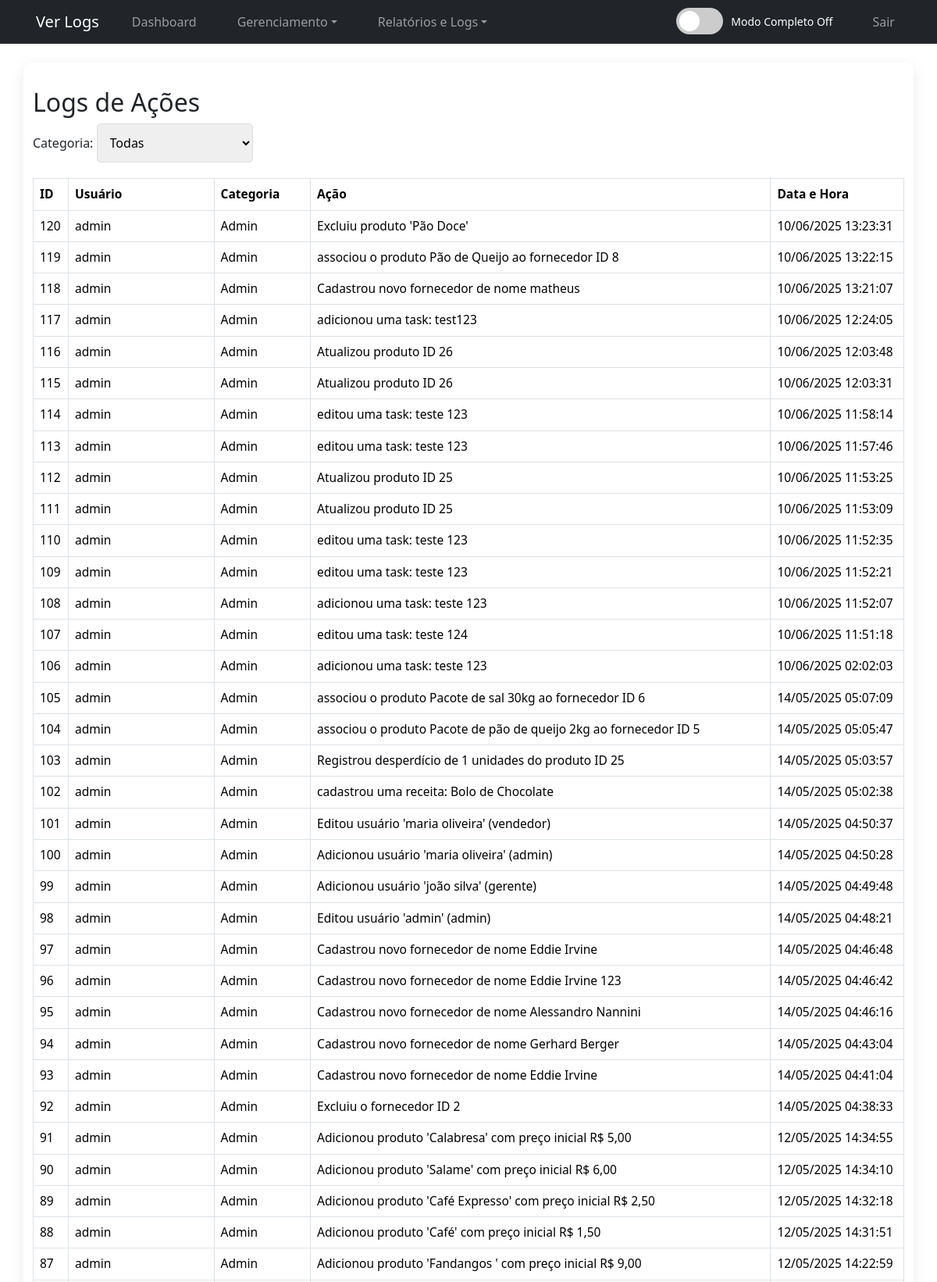
Page /ver_logs.php (signed in, upper part) on the committed database.
### tables this page shows
CREATE TABLE `logs` (
  `id` int(11) NOT NULL AUTO_INCREMENT,
  `usuario_id` int(11) DEFAULT NULL,
  `acao` varchar(255) NOT NULL,
  `data_acao` timestamp NOT NULL DEFAULT current_timestamp(),
  PRIMARY KEY (`id`),
  KEY `fk_usuario` (`usuario_id`),
  CONSTRAINT `fk_usuario` FOREIGN KEY (`usuario_id`) REFERENCES `usuarios` (`id`)
);

CREATE TABLE `usuarios` (
  `id` int(11) NOT NULL AUTO_INCREMENT,
  `usuario` varchar(50) NOT NULL,
  `cpf` varchar(14) DEFAULT NULL,
  `email` varchar(100) DEFAULT NULL,
  `perfil` enum('admin','gerente','vendedor') NOT NULL DEFAULT 'vendedor',
  `senha` varchar(255) NOT NULL,
  PRIMARY KEY (`id`),
  UNIQUE KEY `usuario` (`usuario`),
  UNIQUE KEY `cpf` (`cpf`),
  UNIQUE KEY `email` (`email`)
);

### ver_logs.php (the view, shortened to what this page needs)
<?php
require_once 'conexao.php';
$sql = "SELECT l.id, l.usuario_id, u.usuario, u.perfil, l.acao, l.data_acao
        FROM logs l
        LEFT JOIN usuarios u ON l.usuario_id = u.id
        WHERE 1=1";
$sql .= " ORDER BY l.data_acao DESC";
$stmt = $conexao->prepare($sql);
$stmt->execute();
$resultado = $stmt->get_result();
$logs = $resultado->fetch_all(MYSQLI_ASSOC);
?>
<!DOCTYPE html>
<html lang="pt-BR">
<head>
    <link rel="stylesheet" href="style.css">
    <link href="https://cdn.jsdelivr.net/npm/bootstrap@5.3.3/dist/css/bootstrap.min.css" rel="stylesheet">
</head>
<body>
    <?php include 'navbar.php'; ?>
    <div class="container mt-4">
        <h2>Logs de Ações</h2>
        <div class="filter-group">
            <form method="GET" action="ver_logs.php">
                <label for="categoria">Categoria:</label>
                <select id="categoria" name="categoria" onchange="this.form.submit()">
                    <option value="">Todas</option>
                </select>
            </form>
        </div>
        <?php if (empty($logs)): ?>
            <p>Nenhum log registrado ainda.</p>
        <?php else: ?>
            <table class="table table-bordered">
                <thead>
                    <tr>
                        <th>ID</th>
                        <th>Usuário</th>
                        <th>Categoria</th>
                        <th>Ação</th>
                        <th>Data e Hora</th>
                    </tr>
                </thead>
                <tbody>
                    <?php foreach ($logs as $log): ?>
                        <tr>
                            <td><?php echo htmlspecialchars($log['id']); ?></td>
                            <td><?php echo htmlspecialchars($log['usuario'] ?? 'Usuário Desconhecido'); ?></td>
                            <td><?php echo htmlspecialchars(ucfirst($log['perfil'] ?? 'Desconhecido')); ?></td>
                            <td><?php echo htmlspecialchars($log['acao']); ?></td>
                            <td><?php echo date('d/m/Y H:i:s', strtotime($log['data_acao'])); ?></td>
                        </tr>
                    <?php endforeach; ?>
                </tbody>
            </table>
        <?php endif; ?>
    </div>
</body>
</html>

### style.css (style rules this page uses)
* { margin: 0; padding: 0; box-sizing: border-box; }
body { font-family: 'Segoe UI', Arial, sans-serif; background-color: #f5f6fa; color: #333; line-height: 1.6; min-height: 100vh; }
.container { width: 90%; max-width: 950px; margin: 40px auto; background: #fff; padding: 32px 28px; box-shadow: 0 4px 18px rgba(0,0,0,0.08); border-radius: 10px; }
h2, h3 { color: #2c3e50; margin-bottom: 18px; font-weight: 600; }
h2 { font-size: 1.5rem; }
input, select, textarea, button { width: 100%; padding: 12px; margin: 10px 0; border-radius: 5px; border: 1px solid #ddd; font-size: 1rem; transition: border-color 0.3s; }
table, .result-table, .items-table, .history-table { width: 100%; border-collapse: collapse; margin-top: 20px; font-size: 0.97rem; background: #fff; }
th, td { padding: 12px 15px; border: 1px solid #ddd; text-align: left; }
th { background: #2c3e50; color: #fff; font-weight: bold; }
tr:nth-child(even) { background: #f9f9f9; }

### ver_logs.php (style rules this page uses)
.filter-group { margin-bottom: 20px; }
.filter-group select { width: 200px; margin-right: 10px; }
table { width: 100%; border-collapse: collapse; }
th, td { padding: 10px; border: 1px solid #ddd; text-align: left; }
th { background-color: #f2f2f2; }

### rows in the picture
logs: id "120", usuario.usuario "admin", usuario.perfil "Admin", acao "Excluiu produto 'Pão Doce'", data_acao "10/06/2025 13:23:31"
logs: id "119", usuario.usuario "admin", usuario.perfil "Admin", acao "associou o produto Pão de Queijo ao fornecedor ID 8", data_acao "10/06/2025 13:22:15"
logs: id "118", usuario.usuario "admin", usuario.perfil "Admin", acao "Cadastrou novo fornecedor de nome matheus", data_acao "10/06/2025 13:21:07"
logs: id "117", usuario.usuario "admin", usuario.perfil "Admin", acao "adicionou uma task: test123", data_acao "10/06/2025 12:24:05"
logs: id "116", usuario.usuario "admin", usuario.perfil "Admin", acao "Atualizou produto ID 26", data_acao "10/06/2025 12:03:48"
logs: id "115", usuario.usuario "admin", usuario.perfil "Admin", acao "Atualizou produto ID 26", data_acao "10/06/2025 12:03:31"
logs: id "114", usuario.usuario "admin", usuario.perfil "Admin", acao "editou uma task: teste 123", data_acao "10/06/2025 11:58:14"
logs: id "113", usuario.usuario "admin", usuario.perfil "Admin", acao "editou uma task: teste 123", data_acao "10/06/2025 11:57:46"
logs: id "112", usuario.usuario "admin", usuario.perfil "Admin", acao "Atualizou produto ID 25", data_acao "10/06/2025 11:53:25"
logs: id "111", usuario.usuario "admin", usuario.perfil "Admin", acao "Atualizou produto ID 25", data_acao "10/06/2025 11:53:09"
logs: id "110", usuario.usuario "admin", usuario.perfil "Admin", acao "editou uma task: teste 123", data_acao "10/06/2025 11:52:35"
logs: id "109", usuario.usuario "admin", usuario.perfil "Admin", acao "editou uma task: teste 123", data_acao "10/06/2025 11:52:21"
logs: id "108", usuario.usuario "admin", usuario.perfil "Admin", acao "adicionou uma task: teste 123", data_acao "10/06/2025 11:52:07"
logs: id "107", usuario.usuario "admin", usuario.perfil "Admin", acao "editou uma task: teste 124", data_acao "10/06/2025 11:51:18"
logs: id "106", usuario.usuario "admin", usuario.perfil "Admin", acao "adicionou uma task: teste 123", data_acao "10/06/2025 02:02:03"
logs: id "105", usuario.usuario "admin", usuario.perfil "Admin", acao "associou o produto Pacote de sal 30kg ao fornecedor ID 6", data_acao "14/05/2025 05:07:09"
logs: id "104", usuario.usuario "admin", usuario.perfil "Admin", acao "associou o produto Pacote de pão de queijo 2kg ao fornecedor ID 5", data_acao "14/05/2025 05:05:47"
logs: id "103", usuario.usuario "admin", usuario.perfil "Admin", acao "Registrou desperdício de 1 unidades do produto ID 25", data_acao "14/05/2025 05:03:57"
logs: id "102", usuario.usuario "admin", usuario.perfil "Admin", acao "cadastrou uma receita: Bolo de Chocolate", data_acao "14/05/2025 05:02:38"
logs: id "101", usuario.usuario "admin", usuario.perfil "Admin", acao "Editou usuário 'maria oliveira' (vendedor)", data_acao "14/05/2025 04:50:37"
logs: id "100", usuario.usuario "admin", usuario.perfil "Admin", acao "Adicionou usuário 'maria oliveira' (admin)", data_acao "14/05/2025 04:50:28"
logs: id "99", usuario.usuario "admin", usuario.perfil "Admin", acao "Adicionou usuário 'joão silva' (gerente)", data_acao "14/05/2025 04:49:48"
logs: id "98", usuario.usuario "admin", usuario.perfil "Admin", acao "Editou usuário 'admin' (admin)", data_acao "14/05/2025 04:48:21"
logs: id "97", usuario.usuario "admin", usuario.perfil "Admin", acao "Cadastrou novo fornecedor de nome Eddie Irvine", data_acao "14/05/2025 04:46:48"
logs: id "96", usuario.usuario "admin", usuario.perfil "Admin", acao "Cadastrou novo fornecedor de nome Eddie Irvine 123", data_acao "14/05/2025 04:46:42"
logs: id "95", usuario.usuario "admin", usuario.perfil "Admin", acao "Cadastrou novo fornecedor de nome Alessandro Nannini", data_acao "14/05/2025 04:46:16"
logs: id "94", usuario.usuario "admin", usuario.perfil "Admin", acao "Cadastrou novo fornecedor de nome Gerhard Berger", data_acao "14/05/2025 04:43:04"
logs: id "93", usuario.usuario "admin", usuario.perfil "Admin", acao "Cadastrou novo fornecedor de nome Eddie Irvine", data_acao "14/05/2025 04:41:04"
logs: id "92", usuario.usuario "admin", usuario.perfil "Admin", acao "Excluiu o fornecedor ID 2", data_acao "14/05/2025 04:38:33"
logs: id "91", usuario.usuario "admin", usuario.perfil "Admin", acao "Adicionou produto 'Calabresa' com preço inicial R$ 5,00", data_acao "12/05/2025 14:34:55"
logs: id "90", usuario.usuario "admin", usuario.perfil "Admin", acao "Adicionou produto 'Salame' com preço inicial R$ 6,00", data_acao "12/05/2025 14:34:10"
logs: id "89", usuario.usuario "admin", usuario.perfil "Admin", acao "Adicionou produto 'Café Expresso' com preço inicial R$ 2,50", data_acao "12/05/2025 14:32:18"
logs: id "88", usuario.usuario "admin", usuario.perfil "Admin", acao "Adicionou produto 'Café' com preço inicial R$ 1,50", data_acao "12/05/2025 14:31:51"
logs: id "87", usuario.usuario "admin", usuario.perfil "Admin", acao "Adicionou produto 'Fandangos ' com preço inicial R$ 9,00", data_acao "12/05/2025 14:22:59"

### other values in the picture
$title "Ver Logs"
